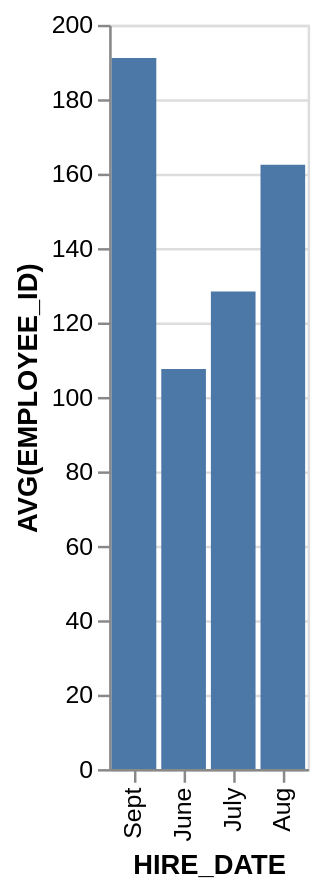

Describe this chart as a Vega-Lite specification.
### Vega-Lite specification from a JSON file in a GitHub repository (floating-point values rounded to 4 significant figures)
{"data": {"values": [{"x_data": "June", "y_data": 107.5}, {"x_data": "July", "y_data": 128.3}, {"x_data": "Aug", "y_data": 162.4}, {"x_data": "Sept", "y_data": 191.1}]}, "mark": "bar", "encoding": {"x": {"field": "x_data", "type": "nominal", "title": "HIRE_DATE", "sort": "descending"}, "y": {"field": "y_data", "type": "quantitative", "title": "AVG(EMPLOYEE_ID)"}}}
